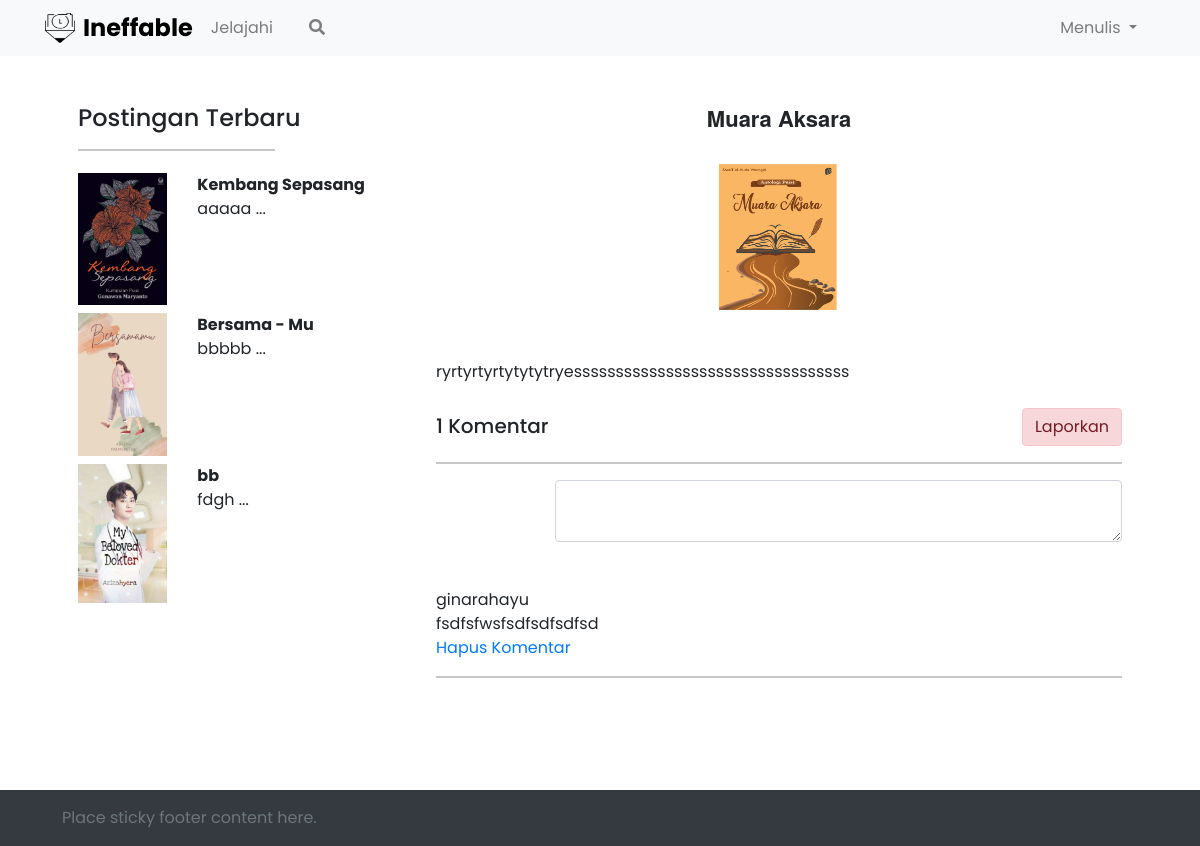
Page /beranda.php?beranda=detail&id=16 (signed in) on the committed database.
### tables this page shows
CREATE TABLE `tb_post` (
  `id` int(11) NOT NULL,
  `judul` varchar(200) NOT NULL,
  `kategori_id` int(11) NOT NULL,
  `photo` text NOT NULL,
  `isi` text NOT NULL,
  `view` int(11) NOT NULL,
  `status` enum('arsip','publis','disable') NOT NULL,
  `user_id` int(11) NOT NULL
);

CREATE TABLE `tb_comment` (
  `id` int(11) NOT NULL,
  `post_id` int(11) NOT NULL,
  `user_id` int(11) NOT NULL,
  `comment` text NOT NULL
);

CREATE TABLE `tb_user` (
  `id` int(11) NOT NULL,
  `nama` varchar(100) NOT NULL,
  `username` varchar(100) NOT NULL,
  `email` varchar(100) NOT NULL,
  `password` varchar(100) NOT NULL,
  `photo` text NOT NULL
);

### detail.php (the view, shortened to what this page needs)
<div class="container p-md-4">
    <div class="row">
        <div class="right-detail-content col-md-4">
            <div class="right-title">
                <h4>Postingan Terbaru</h4>
                <hr width="60%">
            </div>
            <?php $query = $conn->query("SELECT * FROM tb_post ORDER BY id DESC LIMIT 3"); ?>
            <?php while ($a = $query->fetch_array()) : ?>
                <div class="right-content">
                    <div class="row mb-md-2">
                        <div class="col-md-4 right-content-img d-flex justify-content-center">
                            <img src="images/<?php echo $a['photo'] ?>" width="100%">
                        </div>
                        <div class="col-md-8 pr-md-2 right-content-description">
                            <b style="margin-bottom: 22px;"><?php echo $a['judul'] ?></b><br>
                            <?php echo substr($a['isi'], 0, 10) . " ... " ?>
                        </div>
                    </div>
                </div>
            <?php endwhile; ?>
        </div>
        <div class="col-md-8 paragraf">
            <?php
            $id = $_GET['id'];
            $data = $conn->query("SELECT * FROM tb_post where id='$id'");
            ?>
            <?php while ($detail = $data->fetch_array()) : ?>
                <center><h2><?php echo $detail['judul'] ?></h2></center><br>
                <center><img src="images/<?php echo $detail['photo'] ?>" width="120" height="150" class="mb-5"></center>
                <?php echo $detail['isi']?>
                <div class="mt-4">
                    <div class="d-flex justify-content-between align-items-end">
                        <div class="total-komentar">
                            <?php $komen = $conn->query("SELECT * FROM tb_comment WHERE post_id='$id'") ?>
                            <?php $komen_hitung = mysqli_num_rows($komen) ?>
                            <h5><?php echo $komen_hitung ?> Komentar</h5>
                        </div>
                        <div class="report">
                        <?php if ($detail['user_id'] != $_SESSION['email']) : ?>
                            <a href="add_report.php?id=<?php echo $detail['id'] ?>"><button class="btn alert-danger">Laporkan</button></a>
                        <?php endif ?>
                        </div>
                    </div>
                    <hr>
                </div>
                <div>
                    <form action="" method="post">
                        <div class="row">
                            <div class="col-md-2">
                            </div>
                            <div class="col-md-10 form-komen">
                                <textarea name="comment" id="" rows="2" class="form-control text-komen"></textarea>
                            </div>
                        </div>
                    </form>
                </div>
                <?php
                $komen =  $conn->query("SELECT tb_comment.id, tb_comment.user_id, tb_comment.comment, tb_user.username FROM tb_comment INNER JOIN tb_user ON tb_comment.user_id=tb_user.id WHERE tb_comment.post_id=" . $detail['id']);
                ?>
                <?php while ($showcomment =  $komen->fetch_array()) {
                    $id_komentar = $showcomment['id'];
                    echo $showcomment['username'] . "<br>";
                    echo $showcomment['comment'] . "<br>";
                    if ($showcomment['user_id'] == $_SESSION['user']["id"]) {
                        echo "<a href='delete_komentar.php?id_komen=$id_komentar&id_post=$id'>Hapus Komentar</a>";
                    }
                    echo "<hr>";
                }
                ?>
                <?php endwhile; ?>
        </div>
    </div>
</div>

### style.css (style rules this page uses)
* { margin: 0; padding: 0; box-sizing: border-box; font-family: "Poppins", sans-serif; }
.right-detail-content .right-title hr { margin-bottom: 22px; }

### beranda.php (style rules this page uses)
h2 { font-family: "Source Sans Pro", "Helvetica Neue", Helvetica, Arial, sans-serif; font-style: normal; font-weight: 700; font-size: 22px; line-height: 28px; height: 26px; }

### rows in the picture
tb_post: photo (picture), judul "Kembang Sepasang", isi "aaaaa"
tb_post: photo (picture), judul "Bersama - Mu", isi "bbbbb"
tb_post: photo (picture), judul "bb", isi "fdgh"
tb_post: judul "Muara Aksara", photo (picture), isi "ryrtyrtyrtytytytryesssssssssssssssssssssssssssssssss", komen_hitung "1"
tb_comment: user.username "ginarahayu", comment "fsdfsfwsfsdfsdfsdfsd"
